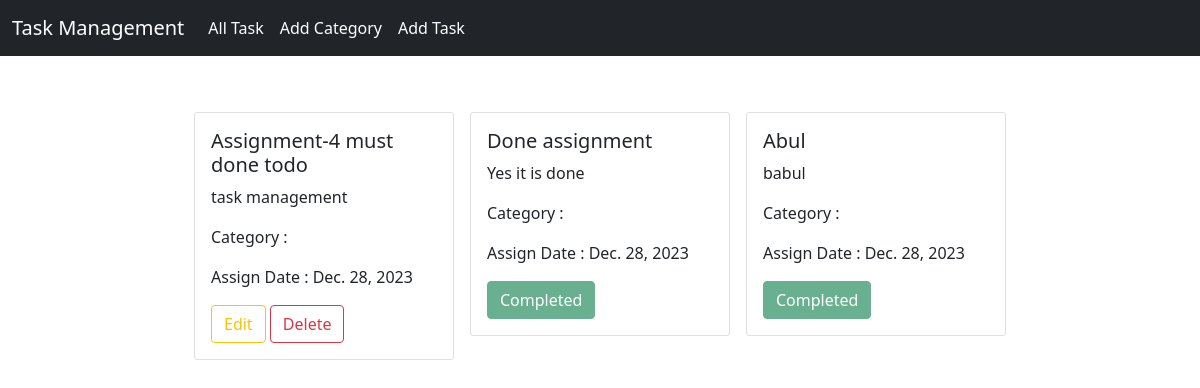
The app's page /, older data.
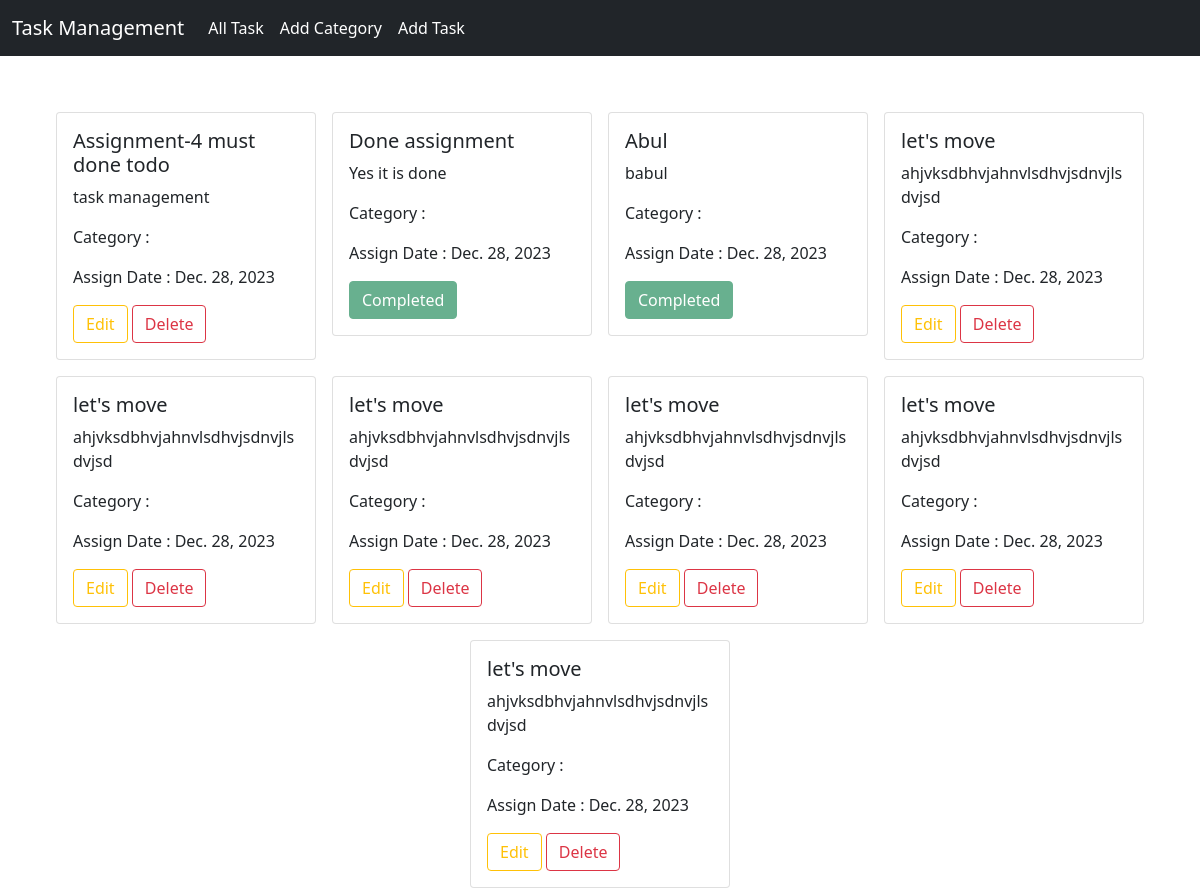
The same page, newer data.
### tasks/models.py (models this page shows, shortened)
class Task(models.Model):
    title = models.CharField(max_length=100)
    description = models.TextField()
    is_completed = models.BooleanField(default=False)
    assign_date = models.DateField()
    category = models.ManyToManyField(Category)

### Task_Management_django/views.py (the view)
# urls.py: 2. Add a URL to urlpatterns:  path('', views.home, name='home')
def home (request):
    tasks = Task.objects.all()
    return render(request, 'index.html', {'tasks' : tasks})

### templates/index.html (shortened to what this page needs)
{% extends 'base.html' %}
{% block content %}
<div class="d-flex flex-wrap justify-content-center px-5 pt-5">
  {% for task in tasks %}
  <div class="col-sm-6 col-md-3">
    <div class="card m-2">
      <div class="card-body">
        <h5 class="card-title">{{task.title}}</h5>
        <p class="card-text">{{task.description}}</p>
        <p>
          Category :
        </p>
        <p>Assign Date : {{task.assign_date}}</p>
        {% if task.is_completed %}
        <button class="btn btn-success" disabled>Completed</button>
        {% else %}
        <a href="{% url 'edit_task' task.id %}" class="btn btn-outline-warning">Edit</a>
        <a href="{% url 'delete_task' task.id %}" class="btn btn-outline-danger">Delete</a>
        {% endif %}
      </div>
    </div>
  </div>
  {% endfor %}
</div>
{% endblock %}

Row changes from the older to the newer data that the page shows:
added Task: title "let's move", description "ahjvksdbhvjahnvlsdhvjsdnvjlsdvjsd", assign_date "Dec. 28, 2023", is_completed "Edit"
added Task: title "let's move", description "ahjvksdbhvjahnvlsdhvjsdnvjlsdvjsd", assign_date "Dec. 28, 2023", is_completed "Edit"
added Task: title "let's move", description "ahjvksdbhvjahnvlsdhvjsdnvjlsdvjsd", assign_date "Dec. 28, 2023", is_completed "Edit"
added Task: title "let's move", description "ahjvksdbhvjahnvlsdhvjsdnvjlsdvjsd", assign_date "Dec. 28, 2023", is_completed "Edit"
added Task: title "let's move", description "ahjvksdbhvjahnvlsdhvjsdnvjlsdvjsd", assign_date "Dec. 28, 2023", is_completed "Edit"
added Task: title "let's move", description "ahjvksdbhvjahnvlsdhvjsdnvjlsdvjsd", assign_date "Dec. 28, 2023", is_completed "Edit"
